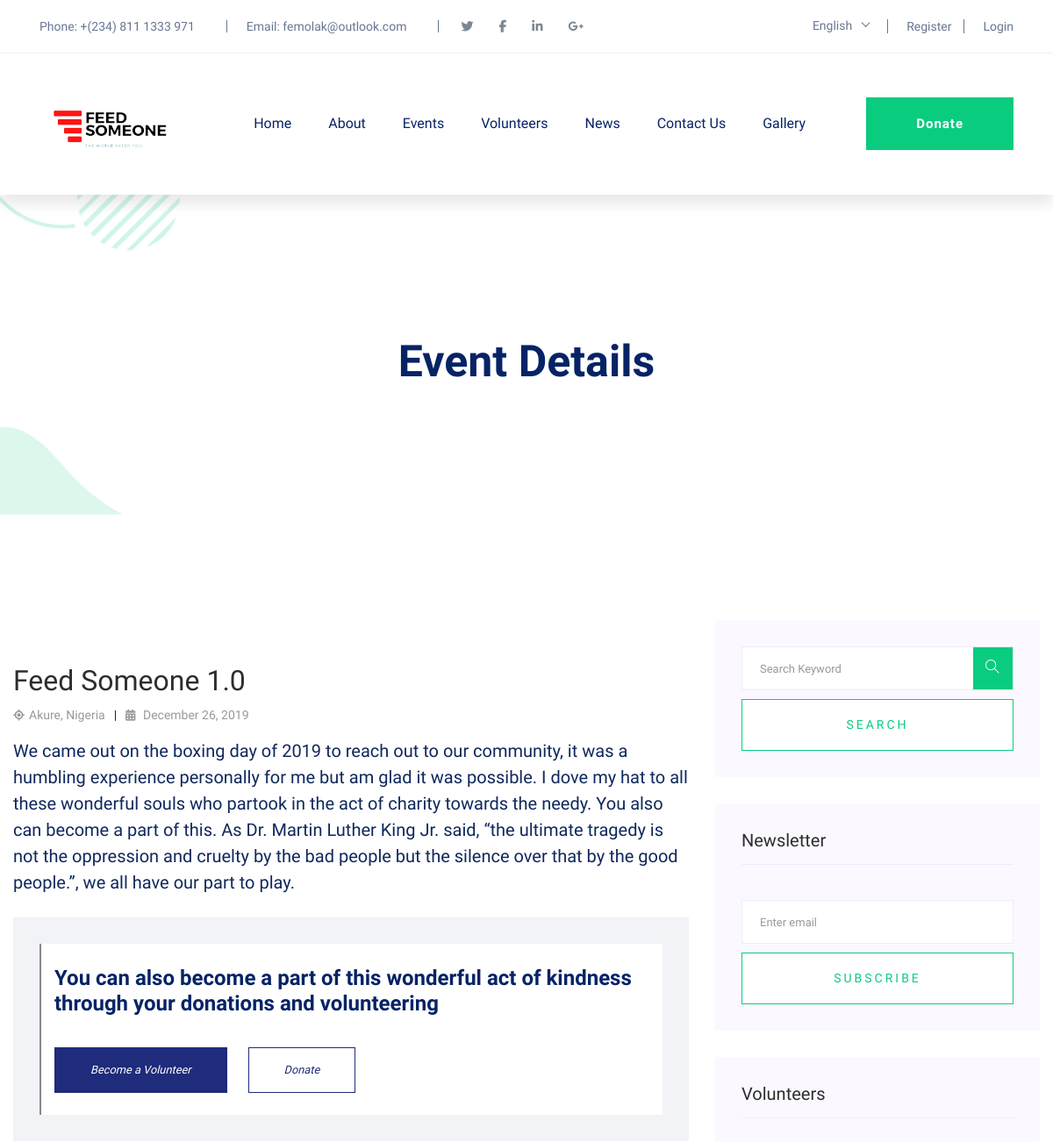
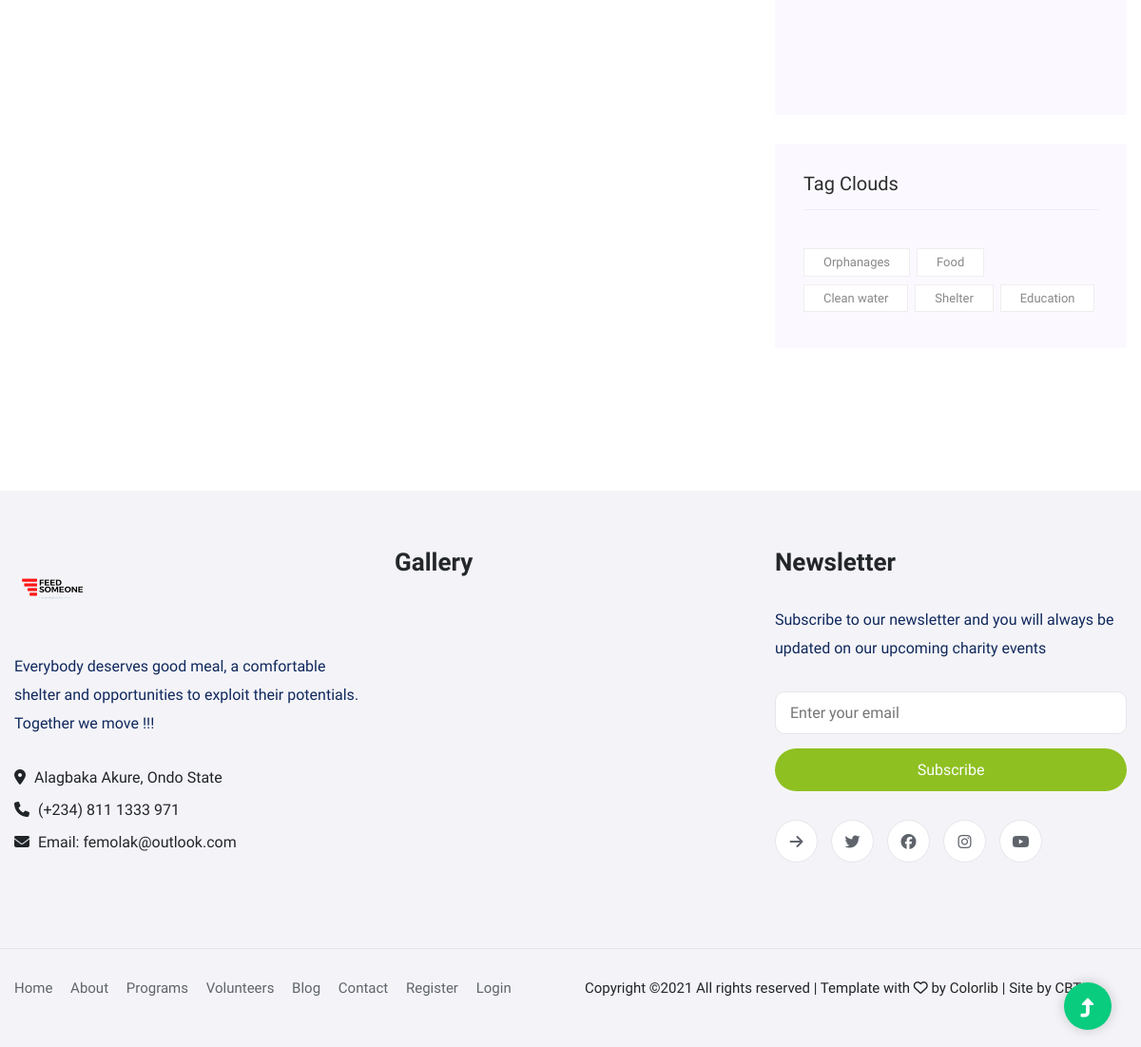
The page /events/1 on the database its author committed (2 pictures, top to bottom).
### mainsite/models.py (models this page shows, shortened)
class Events(models.Model):
    event_date = models.DateField(null=True)
    title = models.CharField(max_length=100)
    location = models.CharField(max_length=35)
    time = models.CharField(max_length=35)
    feature_img = models.ImageField(upload_to='event_feature_img')
    content = models.TextField()
    budget = models.FloatField(default=20000000)
    date_posted = models.DateTimeField(default=timezone.now)
    event_author = models.ForeignKey(User, related_name='event_author', on_delete=models.SET_NULL, null=True)
    class Meta:
        verbose_name_plural = 'Events'

### mainsite/views.py (the view)
# urls.py: path('events/<int:pk>', EventDetailView.as_view(), name="event-details"),
class EventDetailView(DetailView):
    model = Events
    context_object_name = 'event'
    def get_context_data(self, **kwargs):
        context = super().get_context_data(**kwargs)
        volunteers = Profile.objects.exclude(active=False).order_by('date_joined')[:6]
        context['volunteers'] = volunteers
        return context

### templates/mainsite/events_detail.html (shortened to what this page needs)
{% extends 'base.html' %}
{% load static %}
{% load crispy_forms_tags %}
{% block content %}
   <main>
      <div class="slider-area2">
         <div class="slider-height2 d-flex align-items-center">
               <div class="container">
                  <div class="row">
                     <div class="col-xl-12">
                           <div class="hero-cap hero-cap2 pt-20 text-center">
                              <h2>Event Details</h2>
                           </div>
                     </div>
                  </div>
               </div>
         </div>
      </div>
      <section class="blog_area single-post-area section-padding">
         <div class="container">
            <div class="row">
               <div class="col-lg-8 posts-list">
                  <div class="single-post">
                     <div class="feature-img">
                     </div>
                     <div class="blog_details">
                        <h1 style="color: #2d2d2d; font-size:2em">{{event.title}}
                        </h1>
                        <ul class="blog-info-link mt-3 mb-4">
                           <li><a href="#"><i class="fa fa-location"></i>{{event.location}}</a></li>
                           <li><a href="#"><i class="fa fa-calendar"></i> {{event.event_date | date:"F d, Y"}}</a></li>
                        </ul>
                        <p class="excert" style="font-size: 20px; line-height: 1.5em">
                            {{event.content}}
                        </p>
                        <div class="quote-wrapper">
                           <div class="quotes">
                               <div class=" row">
                                   <h2>You can also become a part of this wonderful act of kindness through your donations and volunteering</h2>
                                   <div class="button-group-area mt-10">
                                   <a href="{% url 'register'%}" class="genric-btn primary e-large">Become a Volunteer</a>
                                   <a href="{% url 'donate'%}" class="genric-btn primary-border e-large ml-3">Donate</a>
                                   </div>
                                </div>
                           </div>
                        </div>
                     </div>
                  </div>
               </div>
               <div class="col-lg-4">
                  <div class="blog_right_sidebar">
                     <aside class="single_sidebar_widget search_widget">
                        <form action="#">
                           <div class="form-group">
                              <div class="input-group mb-3">
                                 <input type="text" class="form-control" placeholder='Search Keyword'
                                    onfocus="this.placeholder = ''" onblur="this.placeholder = 'Search Keyword'">
                                 <div class="input-group-append">
                                    <button class="btns" type="button"><i class="ti-search"></i></button>
                                 </div>
                              </div>
                           </div>
                           <button class="button rounded-0 primary-bg text-white w-100 btn_1 boxed-btn"
                              type="submit">Search</button>
                        </form>
                     </aside>
                      <aside class="single_sidebar_widget newsletter_widget">
                        <h4 class="widget_title" style="color: #2d2d2d;">Newsletter</h4>
                        <form action="#">
                           <div class="form-group">
                              <input type="email" class="form-control" onfocus="this.placeholder = ''"
                                 onblur="this.placeholder = 'Enter email'" placeholder='Enter email' required>
                           </div>
                           <button class="button rounded-0 primary-bg text-white w-100 btn_1 boxed-btn" type="submit">Subscribe</button>
                        </form>
                     </aside>
                      <aside class="single_sidebar_widget instagram_feeds">
                        <h4 class="widget_title" style="color: #2d2d2d;">Volunteers</h4>
                        <ul class="instagram_row flex-wrap">
			{% if volunteers %}
			{% for volunteer in volunteers %}
                           <li>
                           </li>
			{% endfor %}
			{% endif %}
                        </ul>
                     </aside>
                     <aside class="single_sidebar_widget tag_cloud_widget">
                        <h4 class="widget_title" style="color: #2d2d2d;">Tag Clouds</h4>
                        <ul class="list">
                           <li>
                              <a href="#">Orphanages</a>
                           </li>
                           <li>
                              <a href="#">Food</a>
                           </li>
                           <li>
                              <a href="#">Clean water</a>
                           </li>
                           <li>
                              <a href="#">Shelter</a>
                           </li>
                           <li>
                              <a href="#">Education</a>
                           </li>
                        </ul>
                     </aside>
                  </div>
               </div>
            </div>
         </div>
      </section>
   </main>
{% endblock %}

### rows shown on the page
Events: title "Feed Someone 1.0", location "Akure, Nigeria", event_date "December 26, 2019", content "We came out on the boxing day of 2019 to reach out to our community, it was a humbling experience personally for me but am glad it was possible. I dove my hat to all these wonderful souls who partook in the act of charity towards the needy. You also can become a part of this. As Dr. Martin Luther King Jr. said, “the ultimate tragedy is not the oppression and cruelty by the bad people but the silence over that by the good people.”, we all have our part to play."
